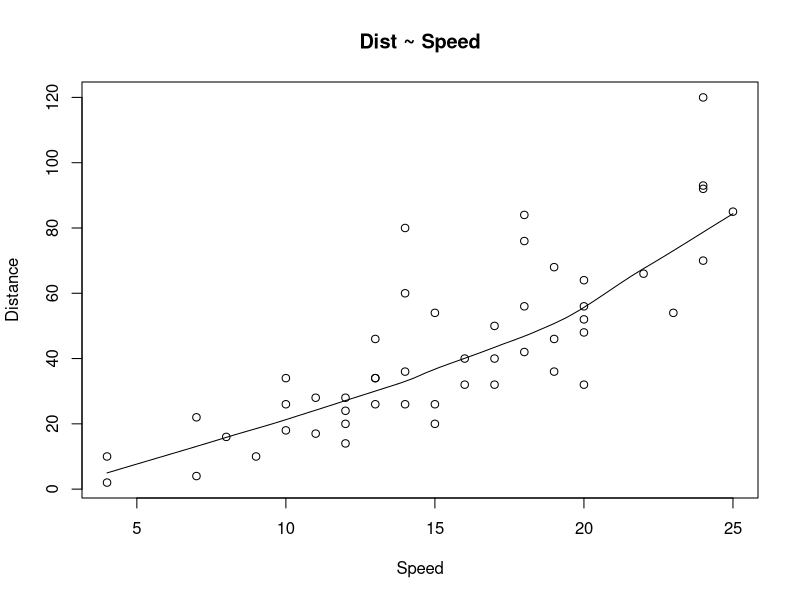
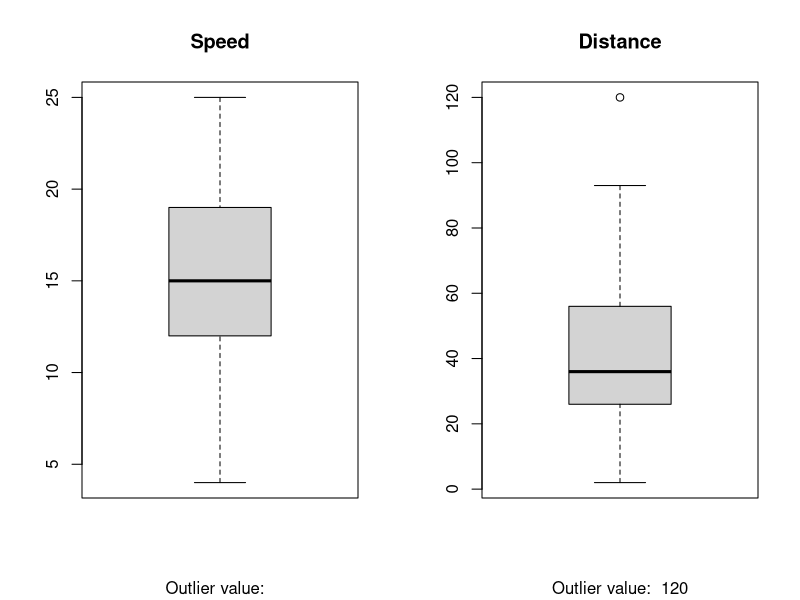
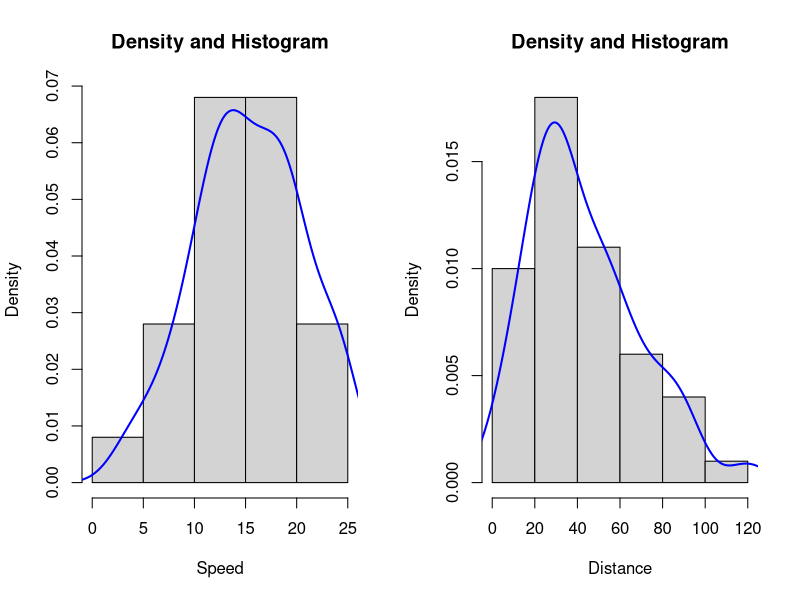

Reproduce these figures in R, in order.
## ---- chunk 1
setwd('/home/emre/fMRI/Codes_GH/DataScienceExamples')
head(cars)
str(cars)
## ---- chunk 2
scatter.smooth(x=cars$speed, y=cars$dist, main="Dist ~ Speed",ylab = "Distance", xlab = "Speed")  # scatterplot
## ---- chunk 3
par(mfrow=c(1, 2))  # divide graph area in 2 columns
boxplot(cars$speed, main="Speed", sub=paste("Outlier value: ", boxplot.stats(cars$speed)$out))  # box plot for 'speed'
boxplot(cars$dist, main="Distance", sub=paste("Outlier value: ", boxplot.stats(cars$dist)$out))  # box plot for 'distance'

## ---- chunk 4
q <-   quantile(cars$speed)
print(q)
## ---- chunk 5
q["25%"]
## ---- chunk 6
IQR(cars$speed)
## ---- chunk 7
FindOutliersIQR <- function(x) 
{
  x.quantile <- quantile(x) # cal
  x.IQR <- IQR(x)
  upper <- x.quantile["75%"]  + 1.5 * x.IQR
  lower <- x.quantile["25%"]  - 1.5 * x.IQR
  
  return(x[x < lower | x > upper])
}

speed.outliers <- FindOutliersIQR(cars$speed)
distance.outliers <- FindOutliersIQR(cars$dist)

print(paste0("Distance Outliers: ",distance.outliers))
print(paste0("Speed Outliers: ",speed.outliers))
## ---- chunk 8
par(mfrow=c(1, 2))  # divide graph area in 2 columns
hist(cars$speed, # histogram
 border="black",
 prob = TRUE, # show densities instead of frequencies
 xlab = "Speed",
 main = "Density and Histogram")
lines(density(cars$speed), # density plot
 lwd = 2, # thickness of line
 col = "blue")

hist(cars$dist, # histogram
 border="black",
 prob = TRUE, # show densities instead of frequencies
 xlab = "Distance",
 main = "Density and Histogram")
lines(density(cars$dist), # density plot
 lwd = 2, # thickness of line
 col = "blue")
#plot (density (cars$speed, na.rm=TRUE) )
## ---- chunk 9
cars.lm <- lm(dist ~ speed, data=cars)
print(cars.lm)
## ---- chunk 10
summary(cars.lm)
